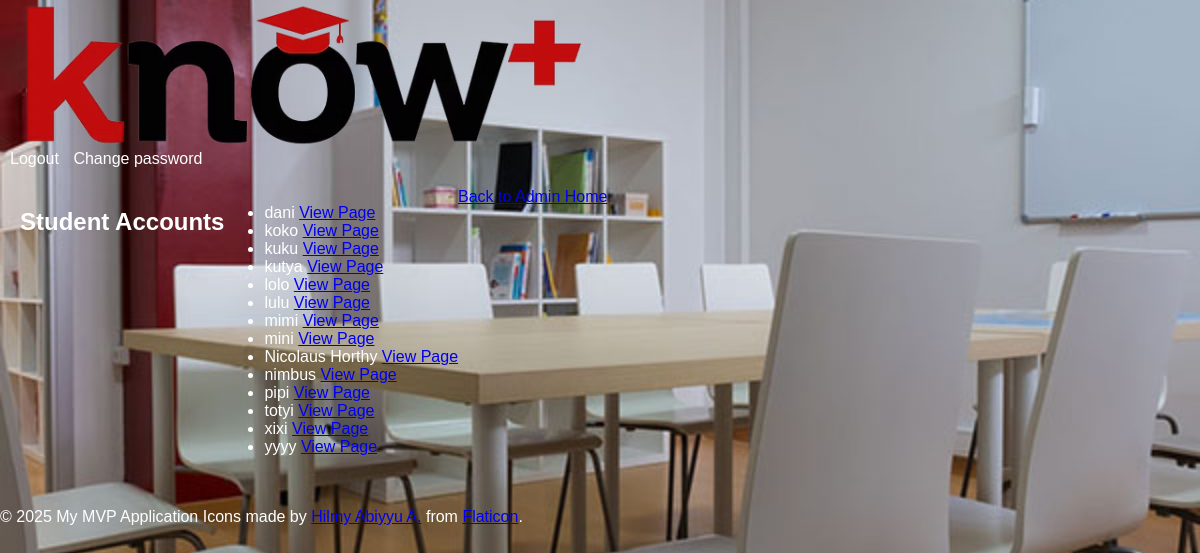
The app's page /admin/view_students (signed in) with its own data.
### models.py (models this page shows, shortened)
class User(db.Model, UserMixin):
    id = db.Column(db.Integer, primary_key=True)
    username = db.Column(db.String(80), unique=True, nullable=False)
    password_hash = db.Column(db.String(128))
    user_type = db.Column(db.Enum(UserType), nullable=False)  # Using UserType enum for role
    @property
    def is_authenticated(self):
        return True

### app.py (the view)
@app.route('/admin/view_students')
@login_required
@admin_required
def view_students():
    students = User.query.filter_by(user_type=UserType.STUDENT).all()  # Query User, filter by user_type
    return render_template('view_students.html', students=students)

### app.py (called while the page is built)
@login_manager.user_loader
def load_user(user_id):
    return User.query.get(int(user_id))  # Load from the unified User model

### templates/view_students.html (shortened to what this page needs)
{% extends 'base.html' %}
{% block content %}
<div class="container">
    <h2>Student Accounts</h2>
    <ul class="list-group">
        {% set sorted_students = students | sort(attribute='username') %}
        {% for student in sorted_students %}
        <li class="list-group-item">
            {{ student.username }}
            <a href="{{ url_for('view_student_page', user_id=student.id) }}" class="btn btn-sm btn-primary float-end">View
                Page</a>
        </li>
        {% endfor %}
    </ul>
    <a href="{{ url_for('admin_home') }}" class="btn btn-secondary mt-3">Back to Admin Home</a>
</div>
{% endblock %}

### static/css/style.css (style rules this page uses)
body { font-family: sans-serif; margin: 0; padding: 0; color: white; background-image: url('static/img/background.jpg'); background-size: cover; background-position: center; }
.container { display: flex; padding: 20px; }

### records on screen
User: username "dani"
User: username "koko"
User: username "kuku"
User: username "kutya"
User: username "lolo"
User: username "lulu"
User: username "mimi"
User: username "mini"
User: username "Nicolaus Horthy"
User: username "nimbus"
User: username "pipi"
User: username "totyi"
User: username "xixi"
User: username "yyyy"
